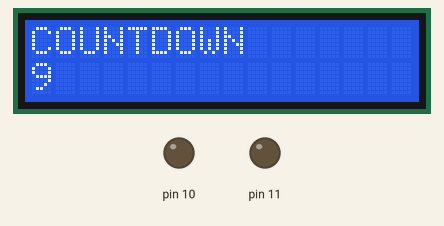
A sketch run on a simulated Arduino Uno, built with avr-gcc and run on an emulated ATmega328P. Shown: 16×2 character LCD, output pins drawn as LEDs (lit = HIGH). Wiring (inferred from the names in the program): character LCD (HD44780): RS pin 8; E pin 9; data pin 12, pin 13, pin 22, pin 23. Pins used as bus, display or sensor lines are not drawn.

Above: at 0.2 s.
At 4.2 s:
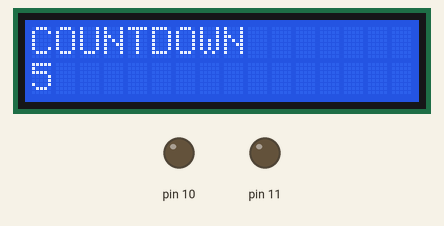
At 9.3 s:
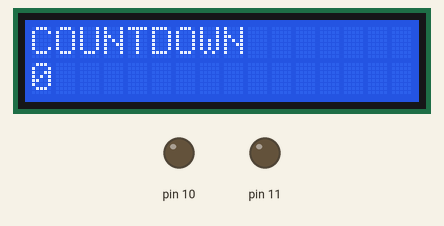
At 19.4 s:
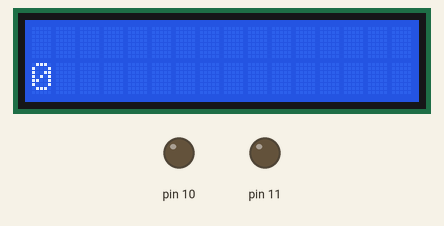
At 27.5 s:
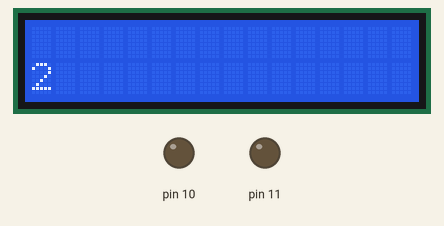
At 38.7 s:
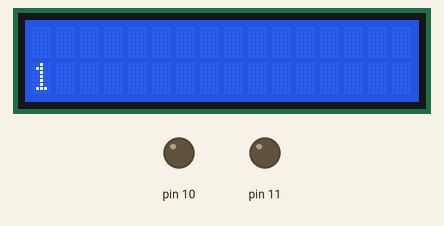

Measured:
- what the display in image 1 shows lasts 1.0 s, from 4.2 s to 5.2 s

The sketch:

PRO-ASS7.ino
```cpp
#define F_CPU 8000000UL
#include <avr/io.h>
#include <util/delay.h>

#define RS PB0
#define EN PB1

// Generate Enable pulse
void lcd_enable(void)
{
    PORTB |= (1 << EN);
    _delay_ms(1);
    PORTB &= ~(1 << EN);
    _delay_ms(1);
}

// Send 4-bit data
void lcd_nibble(unsigned char data)
{
    PORTB = (PORTB & 0x0F) | (data & 0xF0);
    lcd_enable();
}

// Send command
void lcd_command(unsigned char cmd)
{
    PORTB &= ~(1 << RS);

    lcd_nibble(cmd & 0xF0);
    lcd_nibble(cmd << 4);

    _delay_ms(2);
}

// Send character
void lcd_data(unsigned char data)
{
    PORTB |= (1 << RS);

    lcd_nibble(data & 0xF0);
    lcd_nibble(data << 4);

    _delay_ms(2);
}

// Initialize LCD
void lcd_init(void)
{
    DDRB = 0xFF;

    _delay_ms(20);

    PORTB &= ~(1 << RS);

    lcd_nibble(0x30);
    _delay_ms(5);
    lcd_nibble(0x30);
    _delay_ms(1);
    lcd_nibble(0x30);
    _delay_ms(1);
    lcd_nibble(0x20);

    lcd_command(0x28);
    lcd_command(0x0C);
    lcd_command(0x06);
    lcd_command(0x01);
}

// Main function
int main(void)
{
    int i;

    lcd_init();

    lcd_command(0x80);
    lcd_data('C');
    lcd_data('O');
    lcd_data('U');
    lcd_data('N');
    lcd_data('T');
    lcd_data('D');
    lcd_data('O');
    lcd_data('W');
    lcd_data('N');

    lcd_command(0xC0);

    while(1)
    {
        for(i = 9; i >= 0; i--)
        {
            lcd_command(0xC0);
            lcd_data(i + '0');

            _delay_ms(1000);
        }

        lcd_command(0x01);
    }

    return 0;
}
```
